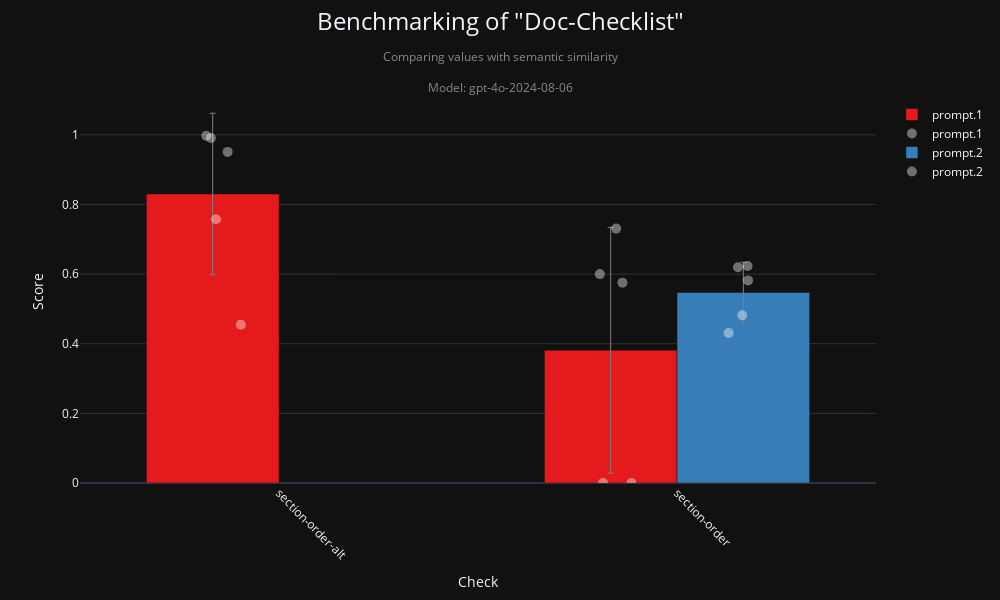

Source (notebook cell):
### Code cell
fig, df_data = checklist_visualization(
    "doc-checklist",
    metric="semantic_similarity",
    model=MODEL,
    aggregation_level=0
)
fig.show()

### Figure 1 — Plotly figure (JSON) as saved in the notebook; plotly's stock layout.template omitted (floating-point values rounded to 4 significant figures)
{"data": [{"error_y": {"array": [0.2318, 0.353], "color": "grey", "thickness": 1, "type": "data", "visible": true, "width": 3}, "hoverinfo": "text", "hovertext": ["Check: section-order-alt<br>Average Score: 0.830<br>Prompt: prompt.1<br>Num Points: 5", "Check: section-order<br>Average Score: 0.381<br>Prompt: prompt.1<br>Num Points: 5"], "marker": {"color": "rgb(228,26,28)"}, "name": "prompt.1", "showlegend": true, "type": "bar", "width": 0.3333, "x": [-0.1667, 0.8333], "y": [0.8302, 0.3812]}, {"hovertext": ["10.1038_embor.2009.217", "EMBOJ-2024-119734R", "EMBOR-2025-61250V2", "EMM-2025-21341", "EMM-2025-21532", "10.1038_embor.2009.217", "EMBOJ-2024-119734R", "EMBOR-2025-61250V2", "EMM-2025-21341", "EMM-2025-21532"], "marker": {"color": "white", "line": {"color": "white", "width": 0}, "opacity": 0.4, "size": 10}, "mode": "markers", "name": "prompt.1", "showlegend": true, "type": "scatter", "x": [-0.1583, -0.1711, -0.1828, -0.09595, -0.1291, 0.8629, 0.8473, 0.8142, 0.8061, 0.8852], "y": [0.7576, 0.9909, 0.9972, 0.4543, 0.9509, 0.5755, 0.7306, 0.0, 0.6, 0.0]}, {"error_y": {"array": [0.08673], "color": "grey", "thickness": 1, "type": "data", "visible": true, "width": 3}, "hoverinfo": "text", "hovertext": ["Check: section-order<br>Average Score: 0.547<br>Prompt: prompt.2<br>Num Points: 5"], "marker": {"color": "rgb(55,126,184)"}, "name": "prompt.2", "showlegend": true, "type": "bar", "width": 0.3333, "x": [1.167], "y": [0.5474]}, {"hovertext": ["10.1038_embor.2009.217", "EMBOJ-2024-119734R", "EMBOR-2025-61250V2", "EMM-2025-21341", "EMM-2025-21532"], "marker": {"color": "white", "line": {"color": "white", "width": 0}, "opacity": 0.4, "size": 10}, "mode": "markers", "name": "prompt.2", "showlegend": true, "type": "scatter", "x": [1.178, 1.177, 1.153, 1.13, 1.164], "y": [0.5819, 0.6233, 0.6194, 0.4306, 0.4818]}], "layout": {"barmode": "group", "height": 600, "title": {"font": {"size": 24}, "text": "Benchmarking of \"Doc-Checklist\"<br><span style=\"font-size: 0.5em; color: #888;\">Comparing values with semantic similarity</span><br><span style=\"font-size: 0.5em; color: #888;\">Model: gpt-4o-2024-08-06</span>", "x": 0.5, "y": 0.95}, "width": 1000, "xaxis": {"range": [-0.5, 1.5], "tickangle": 45, "ticktext": ["section-order-alt", "section-order"], "tickvals": [0, 1], "title": {"text": "Check"}}, "yaxis": {"range": [0, 1.1], "title": {"text": "Score"}}}}
